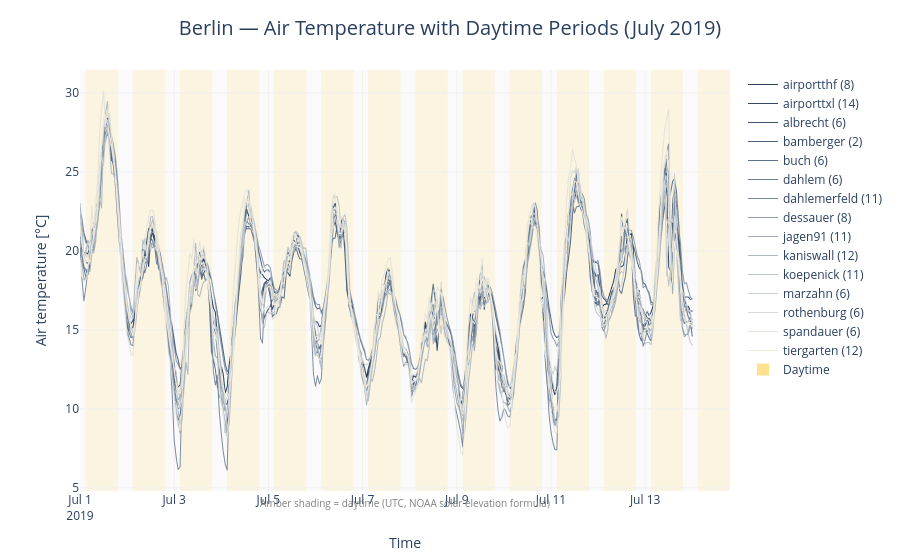

Notebook cell for this chart:
### Markdown cell above
### 3c — `by="daylight"`: unified day/night chart

When `by="daylight"`, **no subplot split is created**. Instead, the full time series
is shown in a single chart with **amber shading** marking each daytime window.

Daytime is computed from the **NOAA/Spencer solar elevation formula** (UTC timestamps
assumed), valid globally — including polar regions (polar day → fully shaded,
polar night → no shading) and UTC-east cities like Sydney (split-day UTC intervals
handled automatically).

### Code cell
# by="daylight" — full time series with amber daytime shading (one week, hourly)
fig_daylight = lcz_ts(
    map_path, df,
    var="airT", station_id="station",
    time_freq="hour",
    by="daylight",
    palette="VanGogh2",
    start="2019-07-01", end="2019-07-14",
    title="Berlin — Air Temperature with Daytime Periods (July 2019)",
    caption="Amber shading = daytime (UTC, NOAA solar elevation formula)",
    lang="en",
)
fig_daylight.show()

### Figure 1 — Plotly figure (JSON) as saved in the notebook; plotly's stock layout.template omitted (floating-point values rounded to 4 significant figures; data arrays with more than 128 entries replaced by an {"elided": "..."} marker saying what was removed)
{"data": [{"hovertemplate": "<b>airportthf (8)</b><br>Time: %{x}<br>Air temperature [°C]: %{y:.2f}<extra></extra>", "line": {"color": "rgb(42,63,92)", "width": 1}, "name": "airportthf (8)", "type": "scattergl", "x": {"elided": "313 str values"}, "y": {"elided": "313 float values"}}, {"hovertemplate": "<b>airporttxl (14)</b><br>Time: %{x}<br>Air temperature [°C]: %{y:.2f}<extra></extra>", "line": {"color": "rgb(52,73,104)", "width": 1}, "name": "airporttxl (14)", "type": "scattergl", "x": {"elided": "313 str values"}, "y": {"elided": "313 float values"}}, {"hovertemplate": "<b>albrecht (6)</b><br>Time: %{x}<br>Air temperature [°C]: %{y:.2f}<extra></extra>", "line": {"color": "rgb(64,85,115)", "width": 1}, "name": "albrecht (6)", "type": "scattergl", "x": {"elided": "313 str values"}, "y": {"elided": "313 float values"}}, {"hovertemplate": "<b>bamberger (2)</b><br>Time: %{x}<br>Air temperature [°C]: %{y:.2f}<extra></extra>", "line": {"color": "rgb(78,98,127)", "width": 1}, "name": "bamberger (2)", "type": "scattergl", "x": {"elided": "313 str values"}, "y": {"elided": "313 float values"}}, {"hovertemplate": "<b>buch (6)</b><br>Time: %{x}<br>Air temperature [°C]: %{y:.2f}<extra></extra>", "line": {"color": "rgb(93,112,138)", "width": 1}, "name": "buch (6)", "type": "scattergl", "x": {"elided": "313 str values"}, "y": {"elided": "313 float values"}}, {"hovertemplate": "<b>dahlem (6)</b><br>Time: %{x}<br>Air temperature [°C]: %{y:.2f}<extra></extra>", "line": {"color": "rgb(109,126,149)", "width": 1}, "name": "dahlem (6)", "type": "scattergl", "x": {"elided": "313 str values"}, "y": {"elided": "313 float values"}}, {"hovertemplate": "<b>dahlemerfeld (11)</b><br>Time: %{x}<br>Air temperature [°C]: %{y:.2f}<extra></extra>", "line": {"color": "rgb(125,141,161)", "width": 1}, "name": "dahlemerfeld (11)", "type": "scattergl", "x": {"elided": "313 str values"}, "y": {"elided": "313 float values"}}, {"hovertemplate": "<b>dessauer (8)</b><br>Time: %{x}<br>Air temperature [°C]: %{y:.2f}<extra></extra>", "line": {"color": "rgb(142,156,173)", "width": 1}, "name": "dessauer (8)", "type": "scattergl", "x": {"elided": "313 str values"}, "y": {"elided": "313 float values"}}, {"hovertemplate": "<b>jagen91 (11)</b><br>Time: %{x}<br>Air temperature [°C]: %{y:.2f}<extra></extra>", "line": {"color": "rgb(157,170,184)", "width": 1}, "name": "jagen91 (11)", "type": "scattergl", "x": {"elided": "313 str values"}, "y": {"elided": "313 float values"}}, {"hovertemplate": "<b>kaniswall (12)</b><br>Time: %{x}<br>Air temperature [°C]: %{y:.2f}<extra></extra>", "line": {"color": "rgb(173,184,196)", "width": 1}, "name": "kaniswall (12)", "type": "scattergl", "x": {"elided": "313 str values"}, "y": {"elided": "313 float values"}}, {"hovertemplate": "<b>koepenick (11)</b><br>Time: %{x}<br>Air temperature [°C]: %{y:.2f}<extra></extra>", "line": {"color": "rgb(187,197,205)", "width": 1}, "name": "koepenick (11)", "type": "scattergl", "x": {"elided": "313 str values"}, "y": {"elided": "313 float values"}}, {"hovertemplate": "<b>marzahn (6)</b><br>Time: %{x}<br>Air temperature [°C]: %{y:.2f}<extra></extra>", "line": {"color": "rgb(201,208,213)", "width": 1}, "name": "marzahn (6)", "type": "scattergl", "x": {"elided": "313 str values"}, "y": {"elided": "313 float values"}}, {"hovertemplate": "<b>rothenburg (6)</b><br>Time: %{x}<br>Air temperature [°C]: %{y:.2f}<extra></extra>", "line": {"color": "rgb(215,218,217)", "width": 1}, "name": "rothenburg (6)", "type": "scattergl", "x": {"elided": "313 str values"}, "y": {"elided": "313 float values"}}, {"hovertemplate": "<b>spandauer (6)</b><br>Time: %{x}<br>Air temperature [°C]: %{y:.2f}<extra></extra>", "line": {"color": "rgb(228,226,218)", "width": 1}, "name": "spandauer (6)", "type": "scattergl", "x": {"elided": "313 str values"}, "y": {"elided": "313 float values"}}, {"hovertemplate": "<b>tiergarten (12)</b><br>Time: %{x}<br>Air temperature [°C]: %{y:.2f}<extra></extra>", "line": {"color": "rgb(240,233,214)", "width": 1}, "name": "tiergarten (12)", "type": "scattergl", "x": {"elided": "313 str values"}, "y": {"elided": "313 float values"}}, {"marker": {"color": "rgba(255, 200, 50, 0.55)", "size": 12, "symbol": "square"}, "mode": "markers", "name": "Daytime", "type": "scatter", "x": [null], "y": [null]}], "layout": {"annotations": [{"font": {"color": "gray", "size": 10}, "showarrow": false, "text": "Amber shading = daytime (UTC, NOAA solar elevation formula)", "x": 0.5, "xref": "paper", "y": -0.05, "yref": "paper"}], "hoverlabel": {"bgcolor": "white", "font": {"size": 13}}, "hovermode": "x unified", "margin": {"b": 60, "l": 80, "r": 40, "t": 70}, "paper_bgcolor": "white", "plot_bgcolor": "#fafafa", "shapes": [{"fillcolor": "rgba(255, 200, 50, 0.13)", "layer": "below", "line": {"width": 0}, "type": "rect", "x0": "2019-07-01T02:50:00", "x1": "2019-07-01T19:25:00", "xref": "x", "y0": 0, "y1": 1, "yref": "y domain"}, {"fillcolor": "rgba(255, 200, 50, 0.13)", "layer": "below", "line": {"width": 0}, "type": "rect", "x0": "2019-07-02T02:50:00", "x1": "2019-07-02T19:25:00", "xref": "x", "y0": 0, "y1": 1, "yref": "y domain"}, {"fillcolor": "rgba(255, 200, 50, 0.13)", "layer": "below", "line": {"width": 0}, "type": "rect", "x0": "2019-07-03T02:55:00", "x1": "2019-07-03T19:20:00", "xref": "x", "y0": 0, "y1": 1, "yref": "y domain"}, {"fillcolor": "rgba(255, 200, 50, 0.13)", "layer": "below", "line": {"width": 0}, "type": "rect", "x0": "2019-07-04T02:55:00", "x1": "2019-07-04T19:20:00", "xref": "x", "y0": 0, "y1": 1, "yref": "y domain"}, {"fillcolor": "rgba(255, 200, 50, 0.13)", "layer": "below", "line": {"width": 0}, "type": "rect", "x0": "2019-07-05T02:55:00", "x1": "2019-07-05T19:20:00", "xref": "x", "y0": 0, "y1": 1, "yref": "y domain"}, {"fillcolor": "rgba(255, 200, 50, 0.13)", "layer": "below", "line": {"width": 0}, "type": "rect", "x0": "2019-07-06T02:55:00", "x1": "2019-07-06T19:20:00", "xref": "x", "y0": 0, "y1": 1, "yref": "y domain"}, {"fillcolor": "rgba(255, 200, 50, 0.13)", "layer": "below", "line": {"width": 0}, "type": "rect", "x0": "2019-07-07T02:55:00", "x1": "2019-07-07T19:20:00", "xref": "x", "y0": 0, "y1": 1, "yref": "y domain"}, {"fillcolor": "rgba(255, 200, 50, 0.13)", "layer": "below", "line": {"width": 0}, "type": "rect", "x0": "2019-07-08T02:55:00", "x1": "2019-07-08T19:20:00", "xref": "x", "y0": 0, "y1": 1, "yref": "y domain"}, {"fillcolor": "rgba(255, 200, 50, 0.13)", "layer": "below", "line": {"width": 0}, "type": "rect", "x0": "2019-07-09T03:00:00", "x1": "2019-07-09T19:20:00", "xref": "x", "y0": 0, "y1": 1, "yref": "y domain"}, {"fillcolor": "rgba(255, 200, 50, 0.13)", "layer": "below", "line": {"width": 0}, "type": "rect", "x0": "2019-07-10T03:00:00", "x1": "2019-07-10T19:20:00", "xref": "x", "y0": 0, "y1": 1, "yref": "y domain"}, {"fillcolor": "rgba(255, 200, 50, 0.13)", "layer": "below", "line": {"width": 0}, "type": "rect", "x0": "2019-07-11T03:00:00", "x1": "2019-07-11T19:20:00", "xref": "x", "y0": 0, "y1": 1, "yref": "y domain"}, {"fillcolor": "rgba(255, 200, 50, 0.13)", "layer": "below", "line": {"width": 0}, "type": "rect", "x0": "2019-07-12T03:00:00", "x1": "2019-07-12T19:15:00", "xref": "x", "y0": 0, "y1": 1, "yref": "y domain"}, {"fillcolor": "rgba(255, 200, 50, 0.13)", "layer": "below", "line": {"width": 0}, "type": "rect", "x0": "2019-07-13T03:05:00", "x1": "2019-07-13T19:15:00", "xref": "x", "y0": 0, "y1": 1, "yref": "y domain"}, {"fillcolor": "rgba(255, 200, 50, 0.13)", "layer": "below", "line": {"width": 0}, "type": "rect", "x0": "2019-07-14T03:05:00", "x1": "2019-07-14T19:15:00", "xref": "x", "y0": 0, "y1": 1, "yref": "y domain"}], "title": {"font": {"size": 20}, "text": "Berlin — Air Temperature with Daytime Periods (July 2019)", "x": 0.5, "xanchor": "center"}, "xaxis": {"gridcolor": "#f0f0f0", "tickfont": {"size": 12}, "title": {"font": {"size": 14}, "text": "Time"}}, "yaxis": {"gridcolor": "#f0f0f0", "tickfont": {"size": 12}, "title": {"font": {"size": 14}, "text": "Air temperature [°C]"}}}}
